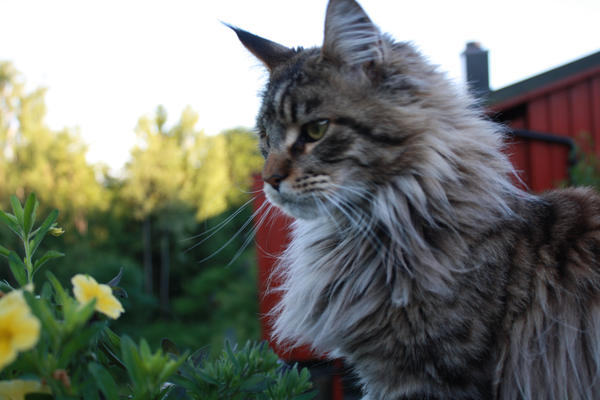
#> input picture Color images to black and white and back/img/cat.jpg, 600 x 400 px
$ jupyter execute 'Color - Grayscale - Color.ipynb'
#> lines starting #> are read from the running program, lines starting #| are printed output that depends on the picture
[cell 1]
# import libraries

import cv2
import matplotlib.pyplot as plt

[cell 2]
# helper function to show images in matplotlib, since OpenCV loads in BGR, this invert the channels

def imgshow(img):
    plt.figure(figsize=(10,10))
    plt.imshow((img[:,:,::-1]))

[cell 3]
# load the image

cat = cv2.imread('./img/cat.jpg')
#> cat is the input picture: shape (400, 600, 3); mean B, G, R 110.4, 118.8, 115.4

imgshow(cat)

[cell 4]
# copy of the original image to work with
cat_copy = cat.copy()

# convert to HSV to work on the saturation
cat_hsv = cv2.cvtColor(cat_copy, cv2.COLOR_BGR2HSV)
#> cat_hsv: shape (400, 600, 3); mean H, S, V 70.4, 61.3, 126.3

# splitting the channel
h, s, v, = cv2.split(cat_hsv)
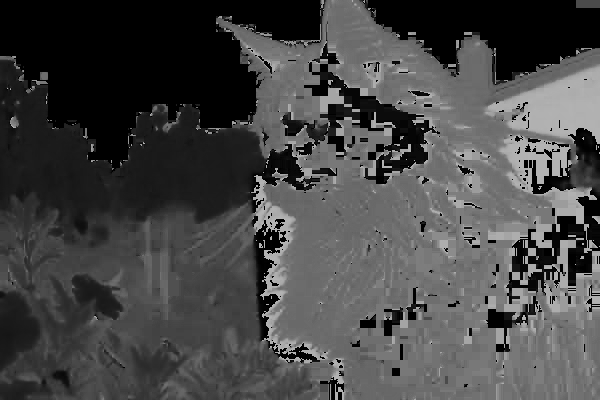
#> h: shape (400, 600); min 0, max 179, mean 70.4
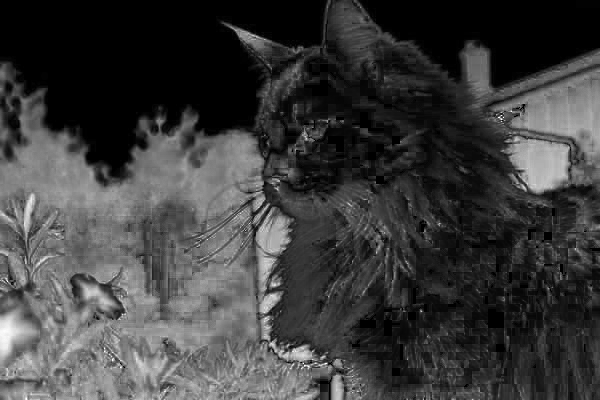
#> s: shape (400, 600); min 0, max 255, mean 61.3
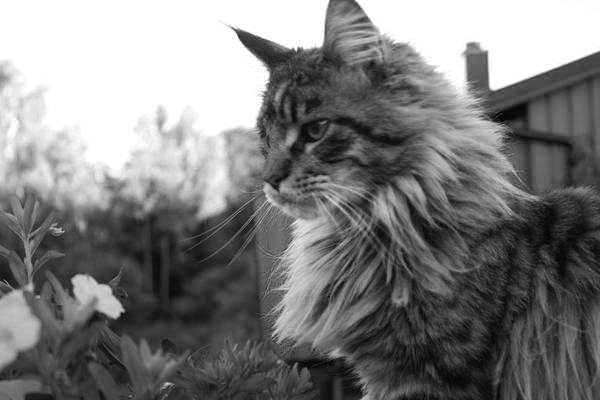
#> v: shape (400, 600); min 2, max 255, mean 126.3

# get the saturation to 10%
s1 = s // 10

# if we merge the channel now, we get a bluish image, so we need to convert back from HSV to BGR
bluish = cv2.merge([h,s1,v])
#> bluish: shape (400, 600, 3); mean H, S, V 70.4, 5.8, 126.3
cat_gray = cv2.cvtColor(bluish, cv2.COLOR_HSV2BGR)

# show the image with matplotlib
plt.figure(figsize=(10,10))
plt.imshow(cat_gray)

# if we want to restore the original color back, we multiply the saturation by 100
s2 = s1 * 10

# we merge the channel again and convert the colorspaces
merged = cv2.merge([h, s2, v])
#> merged: shape (400, 600, 3); mean H, S, V 70.4, 57.7, 126.3
cat_color = cv2.cvtColor(merged, cv2.COLOR_HSV2BGR)

imgshow(cat_color)
